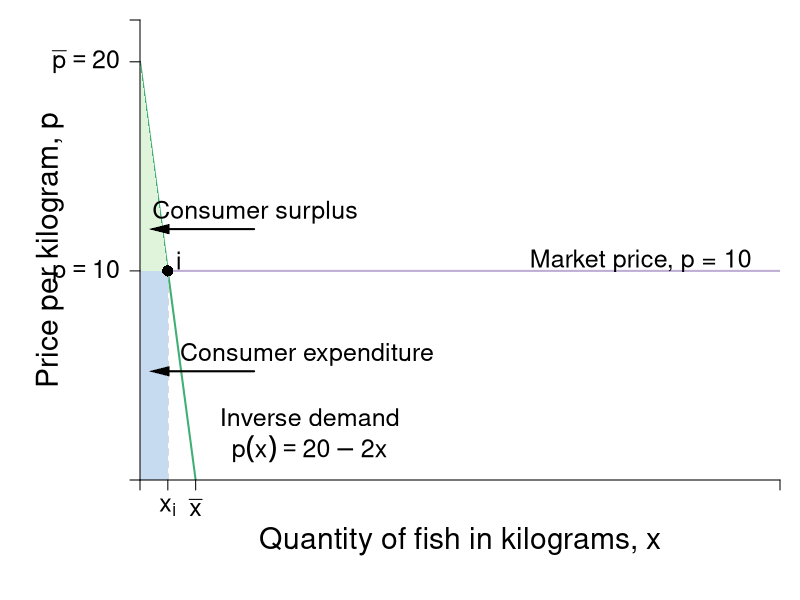

This figure's R source:
#Graph Designer: Scott Cohn
#Authors: Bowles and Halliday
#Title: Microeconomics: Competition, Conflict and Coordination

require(shape)
pdf(file = "indmarketdemand/consumersurplus_jane_market.pdf", width = 9, height = 7)

#Set parameters for graphics
pointsize <- 1.8
axislabelsize <- 1.8
labelsize <- 1.5
namesize <- 1.8
annotatesize <- 1.5
graphlinewidth <- 2
segmentlinewidth <- 1.5


COL <- c("#7fc97f", "#beaed4", "#fdc086", "#ffff99", "#386cb0", "#f0027f", "#bf5b17", "#666666")
COLA <- c("#e0f3db", "#99d8c9","#66c2a4","#41ae76", "#238b45", "#005824")
COLB <- c("#c6dbef", "#4eb3d3", "#2b8cbe", "#0868ac","#084081")

par(mar =  c(6, 7, 1, 1))

mrsA <- function(x, rmax = 20, xmax = 10) {
  rmax - (rmax/xmax)*x
}

uA <- function(x, y, rmax = 20, xmax = 10) {
  y + rmax*x - (1/2)(rmax/xmax)*x^2
}

xlims <- c(0, 115)
ylims <- c(0, 22)

npts <- 501 
x <- seq(xlims[1], xlims[2], length.out = npts)
y <- seq(ylims[1], ylims[2], length.out = npts) 
a <- c(46.08, 55, 64)
b <- c(46.08, 55, 64)

plot(0, 0, xlim = xlims, ylim = ylims, type = "n",
     xlab = expression(paste("")),
     ylab = expression(paste("")), 
     xaxt = "n", 
     yaxt = "n", 
     cex.lab = axislabelsize, 
     bty = "n",
     xaxs="i", 
     yaxs="i")

# ticksy <- seq(from = 0, to = ylims[2], by = 2)
# ylabels <- seq(from = 0, to = ylims[2], by = 2)
# ticksx <- seq(from = 0, to = xlims[2], by = 2)
# xlabels <- seq(from = 0, to = xlims[2], by = 2)
ticksy <- c(0, 10, 20, ylims[2])
ylabels <- c(NA, expression(paste(p == 10)), expression(paste(bar(p) == 20)), NA)
ticksx <- c(0, 5, 10, xlims[2])
xlabels <- c(NA, expression(paste(x[i])), expression(paste(bar(x))), NA)

npts <- 500 
xx1 <- seq(xlims[1], xlims[2], length.out = npts)

#Lines for mrs graph
lines(xx1, mrsA(xx1, rmax = 20, xmax = 10), col = COLA[4], lwd = graphlinewidth)

segments(0, 10, xlims[2], 10, lty = 1, col = COL[2] , lwd = graphlinewidth)
segments(5, 0, 5, 10, lty = 2, col = "gray" , lwd = segmentlinewidth)

#Polygon for CS
xpoly <- c(0, 5, 0)
ypoly <- c(10, 10, 20)
polygon(x = xpoly, y = ypoly, col = COLA[1], density=NULL, border = NA)

#Polygon for CE
xpoly3 <- c(0, 5, 5, 0, 0)
ypoly3 <- c(0, 0, 10, 10, 0)
polygon(x = xpoly3, y = ypoly3, col = COLB[1], density=NULL, border = NA)

#Label axes
mtext(expression(paste("Quantity of fish in kilograms, ", x)), side=1, line = 3, cex = axislabelsize)
text(-16.2, 0.5*ylims[2], expression(paste("Price per kilogram, ", p)), xpd = TRUE, cex = axislabelsize, srt = 90) 

points(5, 10, pch = 16, col = "black", cex = 1.5)
text(7, 10 + 0.5, expression(i), cex = labelsize)

#segments(4.11765, 6.17647, 5.88, 8.88, lty = 1, col = COL[2] , lwd = graphlinewidth)
text(90, 10.5, expression("Market price, p = 10"), cex = labelsize, xpd = TRUE)
#text(7.3, 2.5, expression("Curve"))

#Label mrs function
text(30.5, 3.0, expression(paste("Inverse demand")), cex = labelsize)
text(30.5, 1.5, expression(paste(p(x) == 20 - 2*x)), cex = labelsize)
#Arrows(10, 7.5, 10, 5, col = "black", lty = 1, lwd = 2, arr.type = "triangle", arr.lwd = 0.5)

#Label highest willingness to pay
text(20.7, 12.8, expression("Consumer surplus"), cex = labelsize)
#text(3.5, 16, expression(paste(CS==frac(1, 2)*bgroup("(",20 - 10,")")*5, phantom()== 25)))
Arrows(20.5, 12, 3.5, 12, col = "black", lty = 1, lwd = 2, arr.type = "triangle", arr.lwd = 0.5)

text(30, 6, expression("Consumer expenditure"), cex = labelsize)
Arrows(20.5, 5.2, 3.5, 5.2, col = "black", lty = 1, lwd = 2, arr.type = "triangle", arr.lwd = 0.5)

axis(1, at = ticksx, pos = 0, labels = xlabels, cex.axis = labelsize)
axis(2, at = ticksy, pos = 0, labels = ylabels, las = 1, cex.axis = labelsize)


dev.off()
